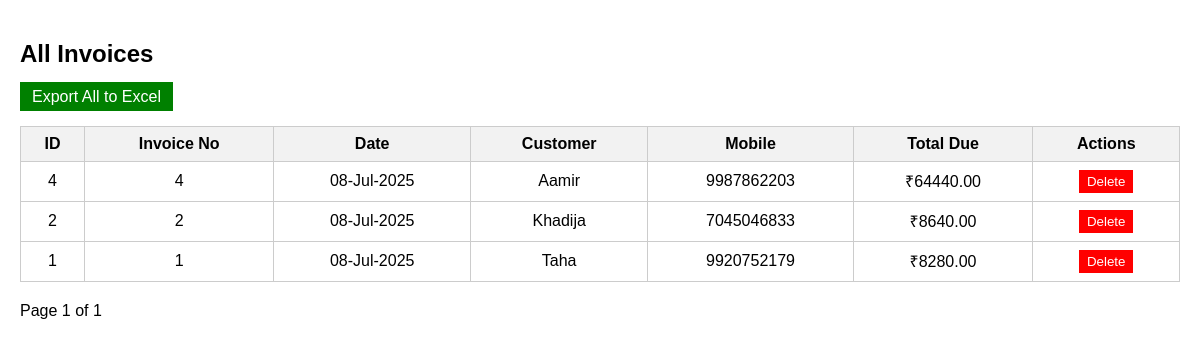
Before: /invoices (signed in) with the older database file.
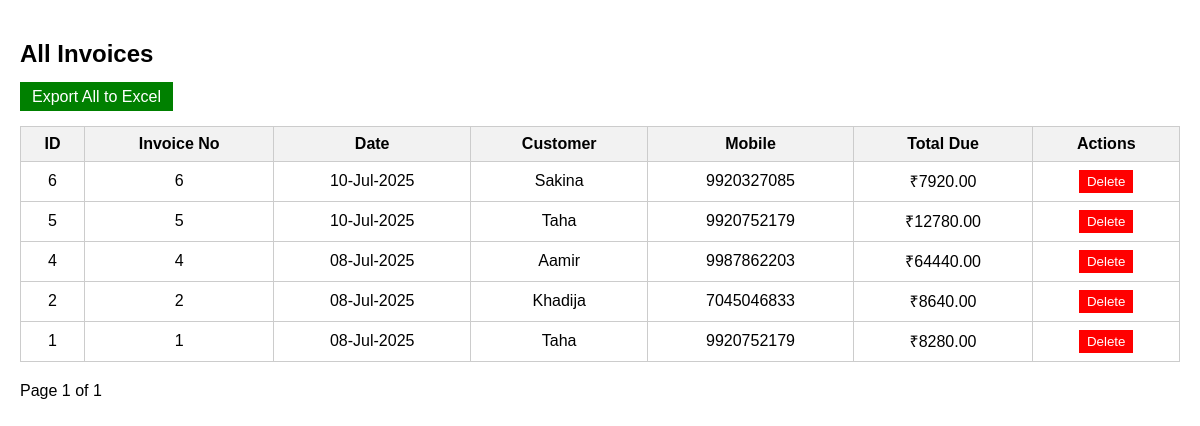
After: the same page with the newer database file.
### app.py (models this page shows)
class Invoice(db.Model):
    __tablename__ = 'invoices'
    id = db.Column(db.Integer, primary_key=True)
    bill_number = db.Column(db.Integer, unique=True, nullable=False)
    date = db.Column(db.DateTime, nullable=False)
    customer_name = db.Column(db.String, nullable=False)
    customer_number = db.Column(db.String, nullable=False)
    subtotal = db.Column(db.Float, nullable=False)
    discount_percentage = db.Column(db.Float, nullable=False)
    total_due = db.Column(db.Float, nullable=False)
    items_json = db.Column(db.Text, nullable=False)

### app.py (the view)
@app.route('/invoices')
def invoices():
    if 'user' not in session:
        return redirect(url_for('login'))
    page = request.args.get('page', 1, type=int)
    pagination = Invoice.query.order_by(Invoice.date.desc()).paginate(page=page, per_page=10)
    return render_template('invoice_list.html', pagination=pagination)

### templates/invoice_list.html (shortened to what this page needs)
<!DOCTYPE html>
<html lang="en">
<head>
</head>
<body>
    <h2>All Invoices</h2>
    <a href="{{ url_for('export_invoices') }}" class="btn-export">Export All to Excel</a>
    <table>
        <thead>
            <tr>
                <th>ID</th>
                <th>Invoice No</th>
                <th>Date</th>
                <th>Customer</th>
                <th>Mobile</th>
                <th>Total Due</th>
                <th>Actions</th>
            </tr>
        </thead>
        <tbody>
            {% for invoice in pagination.items %}
            <tr>
                <td>{{ invoice.id }}</td>
                <td>{{ invoice.bill_number }}</td>
                <td>{{ invoice.date.strftime('%d-%b-%Y') }}</td>
                <td>{{ invoice.customer_name }}</td>
                <td>{{ invoice.customer_number }}</td>
                <td>₹{{ "%.2f"|format(invoice.total_due) }}</td>
                <td>
                    <form action="{{ url_for('delete_invoice', invoice_id=invoice.id) }}" method="post" autocomplete="off" onsubmit="return confirm('Are you sure you want to delete this invoice?');">
                        <button type="submit" class="btn-delete">Delete</button>
                    </form>
                </td>
            </tr>
            {% endfor %}
        </tbody>
    </table>
    <div class="pagination">
        <span>Page {{ pagination.page }} of {{ pagination.pages }}</span>
    </div>
</body>
</html>

### templates/invoice_list.html (style rules this page uses)
body { font-family: Arial, sans-serif; margin: 0; padding: 20px; }
table { width: 100%; border-collapse: collapse; margin-top: 20px; }
th, td { border: 1px solid #ccc; padding: 8px; text-align: center; }
th { background-color: #f2f2f2; }
.pagination { margin-top: 20px; }
.btn-delete { color: white; background-color: red; padding: 4px 8px; border: none; cursor: pointer; }
.btn-export { padding: 6px 12px; background-color: green; color: white; text-decoration: none; }

Changed rows visible on the page:
added Invoice: id "6", bill_number "6", date "10-Jul-2025", customer_name "Sakina", customer_number "9920327085", total_due "7920.00"
added Invoice: id "5", bill_number "5", date "10-Jul-2025", customer_name "Taha", customer_number "9920752179", total_due "12780.00"
